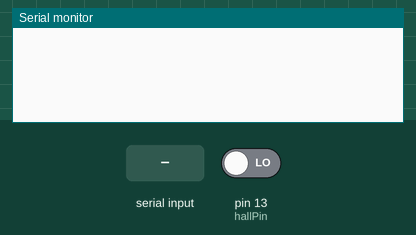
This sketch was run on a simulated Arduino Uno, built with avr-gcc and run on an emulated ATmega328P. On the bench: the last lines printed to the serial monitor. The test bench sets the inputs (shaded band); at power-on: pin 13 (hallPin) LOW.

Above: at 1.2 s.
1.3 s: "1" received over Serial
At 1.9 s:
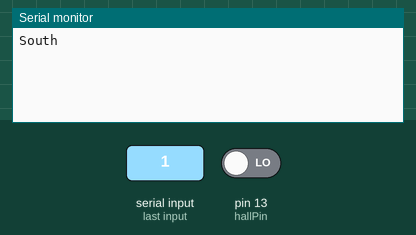
3.5 s: pin 13 (hallPin) driven HIGH
At 3.9 s:
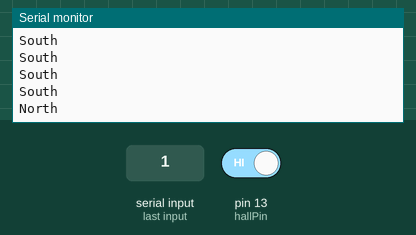

The sketch:

sketch_feb22b.ino
```cpp
int hallPin=13;
int statePin=LOW;

void setup()
{
pinMode(hallPin,INPUT);
Serial.begin(9600);
}
void loop()
{
statePin=digitalRead(hallPin);
if (Serial.available())
{
if( statePin==HIGH)
{
Serial.println("North");
}
else if(statePin==LOW)
{
Serial.println("South");
}
}
delay(500);
}
```

Measured:
- after the input at 1.3 s, the serial monitor: prints a new line after 0.20 s (image 1)
- after the input at 3.5 s, the serial monitor: prints a new line at once (image 2)
